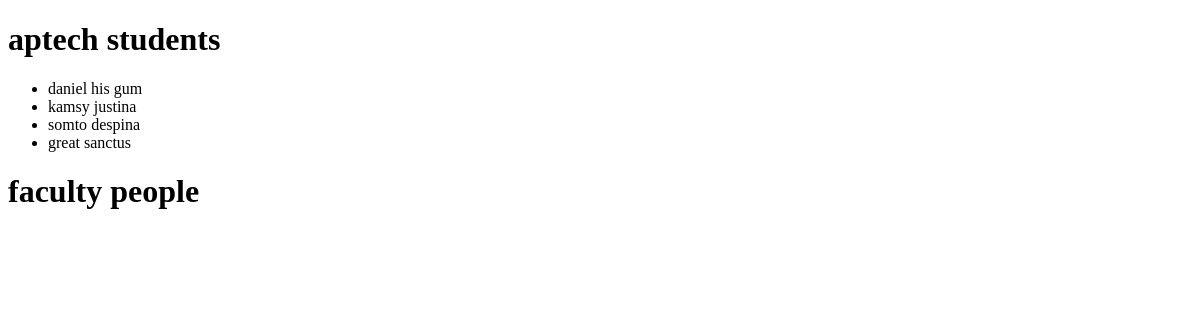
Before: /aptech/ with the older database file.
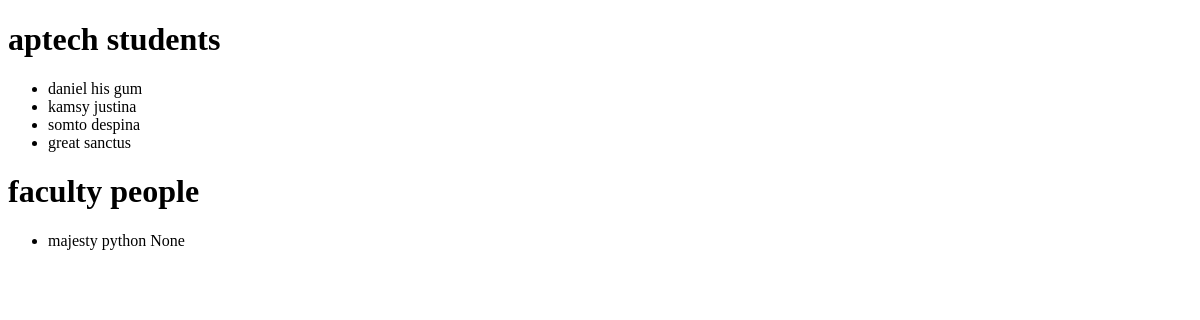
After: the same page with the newer database file.
### students/models.py (models this page shows)
class students(models.Model):
    firstname = models.CharField(max_length=255)
    lastname = models.CharField(max_length=255)
    surname = models.CharField(null = True)
    course = models.CharField(null = True, max_length=255)

class faculty(models.Model):
    facultyname = models.CharField(max_length = 255)
    facultycourse = models.CharField(max_length = 255)
    facultycolor = models.CharField(null = True,  max_length = 255)

### students/views.py (the view)
# urls.py: path('aptech/', views.aptech, name='aptech'),
def aptech(request):
    aptechStudents = students.objects.all().values()
    facultypeople = faculty.objects.all().values()
    template = loader.get_template("aptech.html")
    context ={
        "students": aptechStudents,
        "faculty": facultypeople,
    }
    return HttpResponse(template.render(context, request))

### students/templates/aptech.html (shortened to what this page needs)
<!DOCTYPE html>
<html lang="en">
<head>
</head>
<body>
    <h1>aptech students</h1>
    <ul>
        {% for student in students%}
            <li>{{ student.firstname }} {{student.lastname}}</li>
        {% endfor %}
    </ul>
    <h1>faculty people</h1>
    <ul>
        {% for faculty in faculty%}
            <li>{{ faculty.facultyname }} {{faculty.facultycourse}} {{faculty.facultycolor}}</li>
        {% endfor %}
    </ul>
</body>
</html>

Changed rows visible on the page:
added faculty: facultyname "majesty", facultycourse "python", facultycolor "None"
